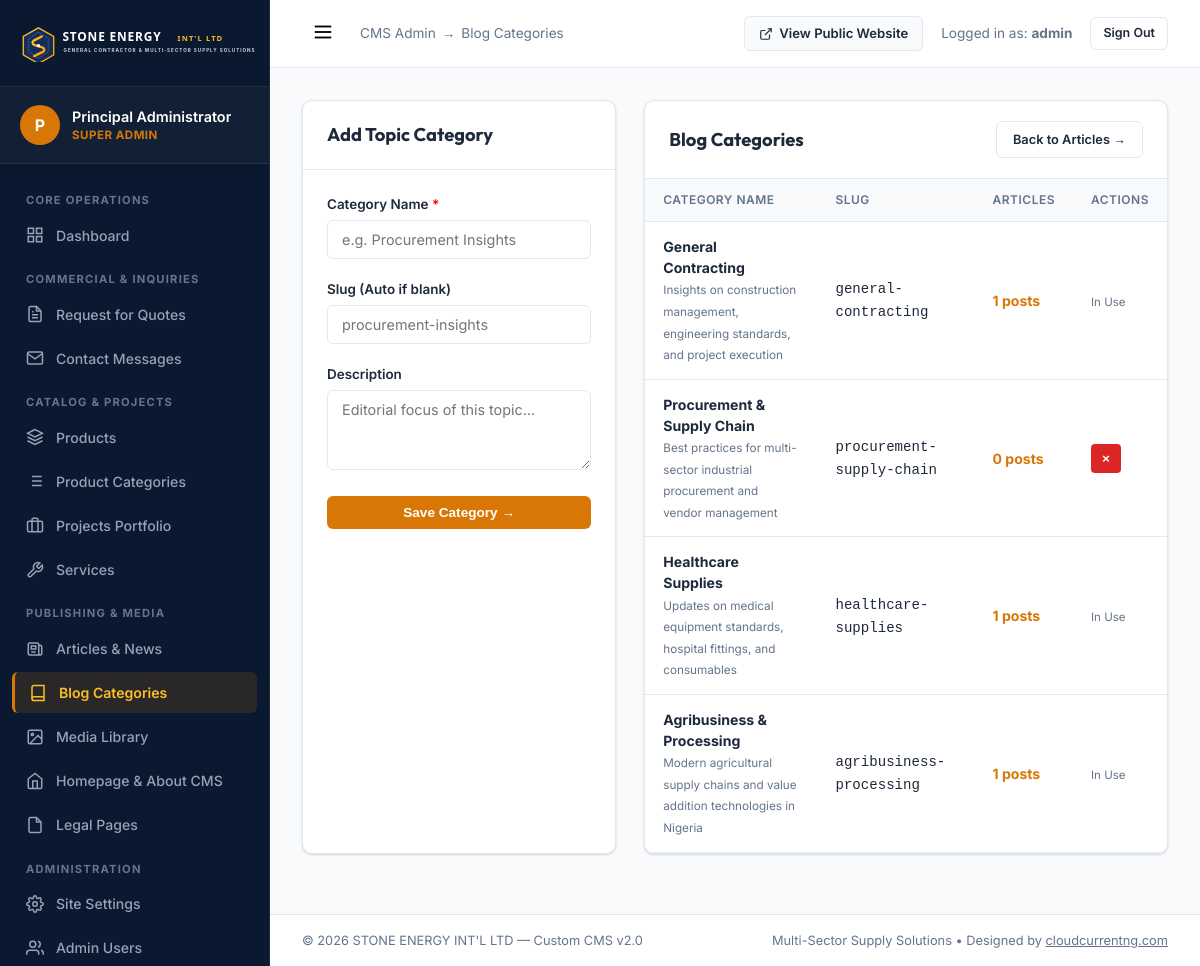
The page /admin/blog-categories.php (signed in) on the database its author committed.
### tables this page shows
CREATE TABLE `blog_categories` (
    `id` INT UNSIGNED AUTO_INCREMENT PRIMARY KEY,
    `name` VARCHAR(100) NOT NULL UNIQUE,
    `slug` VARCHAR(100) NOT NULL UNIQUE,
    `description` VARCHAR(255) DEFAULT NULL,
    `created_at` DATETIME NOT NULL DEFAULT CURRENT_TIMESTAMP
);

CREATE TABLE `site_settings` (
    `id` INT UNSIGNED AUTO_INCREMENT PRIMARY KEY,
    `setting_key` VARCHAR(100) NOT NULL UNIQUE,
    `setting_value` MEDIUMTEXT DEFAULT NULL,
    `setting_group` VARCHAR(50) NOT NULL DEFAULT 'general',
    `label` VARCHAR(150) NOT NULL,
    `field_type` ENUM('text', 'textarea', 'editor', 'image', 'boolean', 'select', 'number') NOT NULL DEFAULT 'text',
    `updated_at` DATETIME NOT NULL DEFAULT CURRENT_TIMESTAMP ON UPDATE CURRENT_TIMESTAMP,
    INDEX `idx_settings_group` (`setting_group`)
);

### core/View.php (called while the page is built, shortened)
<?php
function e(?string $string): string {
    return htmlspecialchars($string, ENT_QUOTES | ENT_SUBSTITUTE, 'UTF-8');
}
function admin_url(string $path = ''): string {
    return ADMIN_URL . ltrim($path, '/');
}

### config/database.php (called while the page is built, shortened)
<?php
class Database {
    private static ?PDO $instance = null;
    public static function getConnection(): PDO {
        if (self::$instance === null) {
            $host = env('DB_HOST', '127.0.0.1');
            $port = env('DB_PORT', '3306');
            $db   = env('DB_NAME', 'stoneenergy_db');
            $user = env('DB_USER', 'root');
            $pass = env('DB_PASS', '');
            $dsn = "mysql:host={$host};port={$port};dbname={$db};charset=utf8mb4";
            $options = [
                PDO::ATTR_ERRMODE            => PDO::ERRMODE_EXCEPTION,
                PDO::ATTR_DEFAULT_FETCH_MODE => PDO::FETCH_ASSOC,
                PDO::ATTR_EMULATE_PREPARES   => true,
                PDO::MYSQL_ATTR_INIT_COMMAND => "SET NAMES utf8mb4 COLLATE utf8mb4_unicode_ci"
            ];
            try {
                self::$instance = new PDO($dsn, $user, $pass, $options);
            } catch (PDOException $e) {
                error_log("Database Connection Error: " . $e->getMessage());
                if (env('APP_DEBUG', false)) {
                    die("Database connection failed. Please check your database credentials in .env. Technical detail: " . htmlspecialchars($e->getMessage()));
                } else {
                    http_response_code(500);
                    include ROOT_PATH . '500.php';
                    exit;
                }
            }
        }
        return self::$instance;
    }
    public static function query(string $sql, array $params = []): PDOStatement {
        $pdo = self::getConnection();
        $stmt = $pdo->prepare($sql);
        $stmt->execute($params);
        return $stmt;
    }
    public static function fetchAll(string $sql, array $params = []): array {
        $stmt = self::query($sql, $params);
        return $stmt->fetchAll();
    }
}

### core/Settings.php (called while the page is built, shortened)
<?php
class Settings {
    private static ?array $settings = null;
    public static function load(): void {
        if (self::$settings === null) {
            self::$settings = [];
            try {
                $rows = Database::fetchAll("SELECT `setting_key`, `setting_value` FROM `site_settings`");
                foreach ($rows as $row) {
                    self::$settings[$row['setting_key']] = $row['setting_value'];
                }
            } catch (Exception $e) {
                error_log("Settings Load Error: " . $e->getMessage());
            }
        }
    }
    public static function get(string $key, string $default = ''): string {
        self::load();
        return self::$settings[$key] ?? $default;
    }
}
function setting(string $key, string $default = ''): string {
    return Settings::get($key, $default);
}

### admin/blog-categories.php (the view, shortened to what this page needs)
<?php
$categories = Database::fetchAll("SELECT c.*, (SELECT COUNT(*) FROM `blog_posts` b WHERE b.category_id = c.id) as post_count FROM `blog_categories` c ORDER BY c.id ASC");
include __DIR__ . '/includes/header.php';
?>
<div style="display: grid; grid-template-columns: 1.2fr 2fr; gap: 28px;">
    <div class="admin-card">
        <div class="admin-card-header">
            <h3>Add Topic Category</h3>
        </div>
        <div class="admin-card-body">
            <form action="<?= admin_url('blog-categories.php') ?>" method="POST">
                <div class="form-row">
                    <label class="form-label-admin">Category Name <span style="color:red;">*</span></label>
                    <input type="text" name="name" class="form-control-admin" required placeholder="e.g. Procurement Insights">
                </div>
                <div class="form-row">
                    <label class="form-label-admin">Slug (Auto if blank)</label>
                    <input type="text" name="slug" class="form-control-admin" placeholder="procurement-insights">
                </div>
                <div class="form-row">
                    <label class="form-label-admin">Description</label>
                    <textarea name="description" class="form-control-admin" style="min-height: 80px;" placeholder="Editorial focus of this topic..."></textarea>
                </div>
                <button type="submit" class="btn-admin btn-admin-primary" style="width: 100%; justify-content: center;">
                    Save Category &rarr;
                </button>
            </form>
        </div>
    </div>
    <div class="admin-card">
        <div class="admin-card-header">
            <h3>Blog Categories</h3>
            <a href="<?= admin_url('blog.php') ?>" class="btn-admin btn-admin-outline" style="font-size: 0.8rem;">
                Back to Articles &rarr;
            </a>
        </div>
        <div class="table-responsive">
            <table class="admin-table">
                <thead>
                    <tr>
                        <th>Category Name</th>
                        <th>Slug</th>
                        <th>Articles</th>
                        <th>Actions</th>
                    </tr>
                </thead>
                <tbody>
                    <?php foreach ($categories as $cat): ?>
                    <tr>
                        <td>
                            <strong><?= e($cat['name']) ?></strong><br>
                            <small style="color: var(--admin-text-muted);"><?= e($cat['description'] ?? '') ?></small>
                        </td>
                        <td><code><?= e($cat['slug']) ?></code></td>
                        <td>
                            <span style="font-weight: 700; color: var(--admin-accent);"><?= $cat['post_count'] ?> posts</span>
                        </td>
                        <td>
                            <?php if ($cat['post_count'] == 0): ?>
                            <form action="<?= admin_url('blog-categories.php') ?>" method="POST" style="display: inline;">
                                <button type="submit" class="btn-admin btn-admin-danger btn-icon" data-confirm-delete="Delete category '<?= e($cat['name']) ?>'?" title="Delete">
                                    &times;
                                </button>
                            </form>
                            <?php else: ?>
                            <span style="font-size: 0.72rem; color: var(--admin-text-muted);">In Use</span>
                            <?php endif; ?>
                        </td>
                    </tr>
                    <?php endforeach; ?>
                </tbody>
            </table>
        </div>
    </div>
</div>
<?php include __DIR__ . '/includes/footer.php'; ?>

### admin/includes/footer.php (shortened to what this page needs)
        </main>
        <footer style="padding: 16px 32px; background: #fff; border-top: 1px solid var(--admin-border); font-size: 0.8rem; color: var(--admin-text-muted); display: flex; justify-content: space-between; align-items: center;">
            <div>
                &copy; <?= date('Y') ?> <?= e(setting('company_name', "STONE ENERGY INT'L LTD")) ?> &mdash; Custom CMS v2.0
            </div>
            <div>
                Multi-Sector Supply Solutions &bull; Designed by <a href="https://cloudcurrentng.com" target="_blank" rel="noopener" style="color: inherit; text-decoration: underline;">cloudcurrentng.com</a>
            </div>
        </footer>
    </div>
</body>
</html>

### assets/css/admin.css (style rules this page uses)
:root { --admin-sidebar-bg: #0a192f; --admin-sidebar-active: #172a45; --admin-sidebar-text: #94a3b8; --admin-sidebar-hover: #ffffff; --admin-accent: #d97706; --admin-accent-hover: #b45309; --admin-topbar-bg: #ffffff; --admin-body-bg: #f8fafc; --admin-card-bg: #ffffff; --admin-border: #e2e8f0; --admin-text: #1e293b; --admin-text-muted: #64748b; --admin-font: 'Inter', sans-serif; --admin-font-heading: 'Outfit', sans-serif; --admin-shadow: 0 1px 3px 0 rgba(0,0,0,0.1), 0 1px 2px 0 rgba(0,0,0,0.06); --admin-shadow-lg: 0 10px 15px -3px rgba(0,0,0,0.1), 0 4px 6px -2px rgba(0,0,0,0.05); }
*, *::before, *::after { box-sizing: border-box; margin: 0; padding: 0; }
body.admin-body { font-family: var(--admin-font); background-color: var(--admin-body-bg); color: var(--admin-text); line-height: 1.5; display: flex; min-height: 100vh; overflow-x: hidden; }
.admin-card { background: var(--admin-card-bg); border: 1px solid var(--admin-border); border-radius: 10px; box-shadow: var(--admin-shadow); margin-bottom: 28px; overflow: hidden; }
.admin-card-header { padding: 20px 24px; border-bottom: 1px solid var(--admin-border); display: flex; justify-content: space-between; align-items: center; flex-wrap: wrap; gap: 16px; }
.admin-card-header h3 { font-family: var(--admin-font-heading); font-size: 1.15rem; font-weight: 700; color: var(--admin-text); }
.admin-card-body { padding: 24px; }
.table-responsive { width: 100%; overflow-x: auto; }
.admin-table { width: 100%; border-collapse: collapse; text-align: left; font-size: 0.88rem; }
.admin-table th { background: #f8fafc; padding: 12px 18px; font-weight: 600; color: var(--admin-text-muted); border-bottom: 1px solid var(--admin-border); text-transform: uppercase; font-size: 0.75rem; letter-spacing: 0.5px; }
.admin-table td { padding: 14px 18px; border-bottom: 1px solid var(--admin-border); vertical-align: middle; }
.btn-admin { display: inline-flex; align-items: center; gap: 6px; padding: 8px 16px; border-radius: 6px; font-size: 0.85rem; font-weight: 600; cursor: pointer; border: 1px solid transparent; text-decoration: none; transition: all 0.2s; }
.btn-admin-primary { background: var(--admin-accent); color: #fff; }
.btn-admin-outline { background: #fff; border-color: var(--admin-border); color: var(--admin-text); }
.btn-admin-danger { background: #dc2626; color: #fff; }
.btn-icon { padding: 6px 10px; border-radius: 4px; }
.form-row { margin-bottom: 20px; }
.form-label-admin { display: block; font-size: 0.84rem; font-weight: 600; color: var(--admin-text); margin-bottom: 6px; }
.form-control-admin { width: 100%; padding: 10px 14px; border-radius: 6px; border: 1px solid var(--admin-border); font-family: var(--admin-font); font-size: 0.9rem; background: #fff; color: var(--admin-text); }

### rows shown on the page
blog_categories: name "General Contracting", description "Insights on construction management, engineering standards, and project execution", slug "general-contracting", post_count "1", shows "In Use"
blog_categories: name "Procurement & Supply Chain", description "Best practices for multi-sector industrial procurement and vendor management", slug "procurement-supply-chain", post_count "0"
blog_categories: name "Healthcare Supplies", description "Updates on medical equipment standards, hospital fittings, and consumables", slug "healthcare-supplies", post_count "1", shows "In Use"
blog_categories: name "Agribusiness & Processing", description "Modern agricultural supply chains and value addition technologies in Nigeria", slug "agribusiness-processing", post_count "1", shows "In Use"
site_settings: setting_value "STONE ENERGY INT'L LTD"

### other values the page prints
substr($currentUser['full_name'] ?? 'A', 0, 1) "P"
$currentUser['full_name'] "Principal Administrator"
$currentUser['role_name'] "SUPER ADMIN"
$adminSection "Blog Categories"
$currentUser['username'] "admin"
